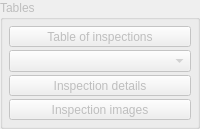
    <widget class="QGroupBox" name="gb_tables">
     <property name="enabled">
      <bool>false</bool>
     </property>
     <property name="title">
      <string>Tables</string>
     </property>
     <layout class="QVBoxLayout" name="gl_tables">
      <property name="spacing">
       <number>3</number>
      </property>
      <property name="margin">
       <number>6</number>
      </property>
      <item>
       <widget class="QToolButton" name="tbtn_view_table">
        <property name="sizePolicy">
         <sizepolicy hsizetype="Minimum" vsizetype="Fixed">
          <horstretch>0</horstretch>
          <verstretch>0</verstretch>
         </sizepolicy>
        </property>
        <property name="statusTip">
         <string>View table of inspections</string>
        </property>
        <property name="text">
         <string>Table of inspections</string>
        </property>
        <property name="icon">
         <iconset resource="../rc/resources.qrc">
          <normaloff>:/images/images/view.png</normaloff>:/images/images/view.png</iconset>
        </property>
        <property name="iconSize">
         <size>
          <width>16</width>
          <height>16</height>
         </size>
        </property>
        <property name="checkable">
         <bool>true</bool>
        </property>
        <property name="toolButtonStyle">
         <enum>Qt::ToolButtonTextBesideIcon</enum>
        </property>
       </widget>
      </item>
      <item>
       <widget class="QComboBox" name="cb_view_table">
        <property name="sizePolicy">
         <sizepolicy hsizetype="Minimum" vsizetype="Fixed">
          <horstretch>0</horstretch>
          <verstretch>0</verstretch>
         </sizepolicy>
        </property>
        <property name="statusTip">
         <string>Choose a table to view</string>
        </property>
       </widget>
      </item>
      <item>
       <widget class="QToolButton" name="tbtn_view_inspection">
        <property name="sizePolicy">
         <sizepolicy hsizetype="Minimum" vsizetype="Fixed">
          <horstretch>0</horstretch>
          <verstretch>0</verstretch>
         </sizepolicy>
        </property>
        <property name="statusTip">
         <string>View inspection details</string>
        </property>
        <property name="text">
         <string>Inspection details</string>
        </property>
        <property name="icon">
         <iconset resource="../rc/resources.qrc">
          <normaloff>:/images/images/view.png</normaloff>:/images/images/view.png</iconset>
        </property>
        <property name="iconSize">
         <size>
          <width>16</width>
          <height>16</height>
         </size>
        </property>
        <property name="checkable">
         <bool>true</bool>
        </property>
        <property name="toolButtonStyle">
         <enum>Qt::ToolButtonTextBesideIcon</enum>
        </property>
       </widget>
      </item>
      <item>
       <widget class="QToolButton" name="tbtn_view_inspection_images">
        <property name="sizePolicy">
         <sizepolicy hsizetype="Minimum" vsizetype="Fixed">
          <horstretch>0</horstretch>
          <verstretch>0</verstretch>
         </sizepolicy>
        </property>
        <property name="statusTip">
         <string>View inspection images</string>
        </property>
        <property name="text">
         <string>Inspection images</string>
        </property>
        <property name="icon">
         <iconset resource="../rc/resources.qrc">
          <normaloff>:/images/images/view.png</normaloff>:/images/images/view.png</iconset>
        </property>
        <property name="checkable">
         <bool>true</bool>
        </property>
        <property name="toolButtonStyle">
         <enum>Qt::ToolButtonTextBesideIcon</enum>
        </property>
       </widget>
      </item>
     </layout>
    </widget>
